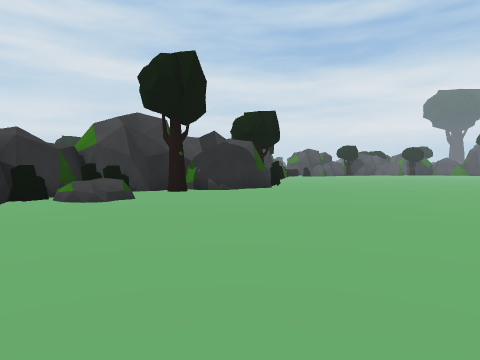
View 1 (above)

17 first-person views from a walk through a scene from a Unity 3-D project. The camera is 1.2 m above the floor, tilts 2° down and sees 75° across. The floor is counted in squares, 2 m on a side. Each view is taken from the middle of a square. On the plan, view 1 faces up. The plan holds only what a view shows up to about 9 squares ahead; the rest is blank. The place goes on beyond the plan. The player character is not drawn.

View 2
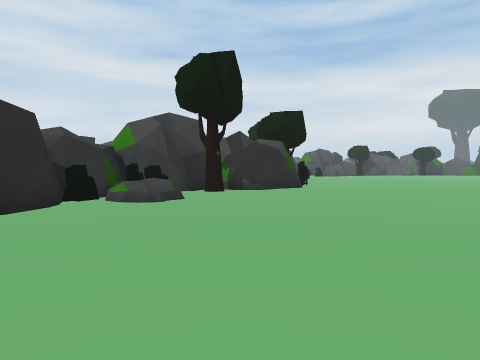

View 3
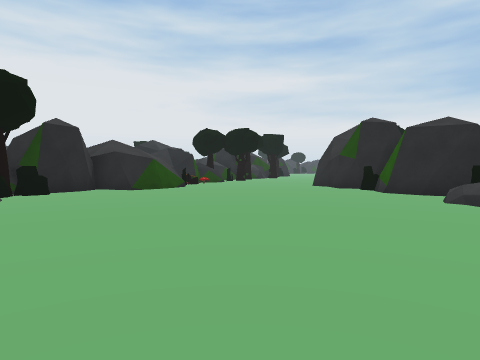

View 4
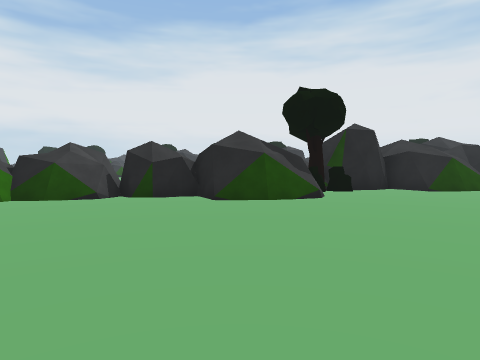

View 5
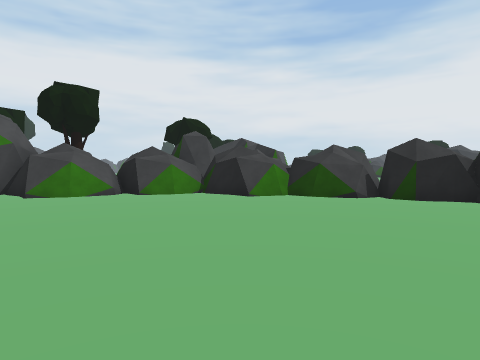

View 6
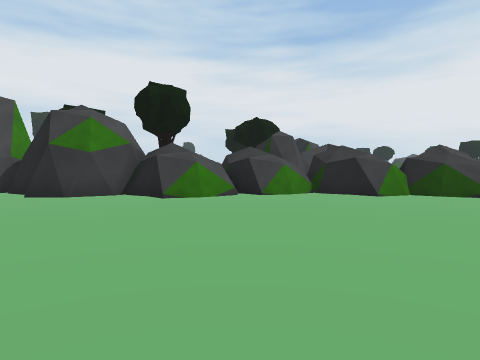

View 7
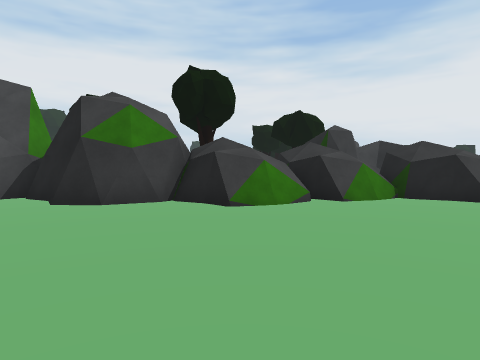

View 8
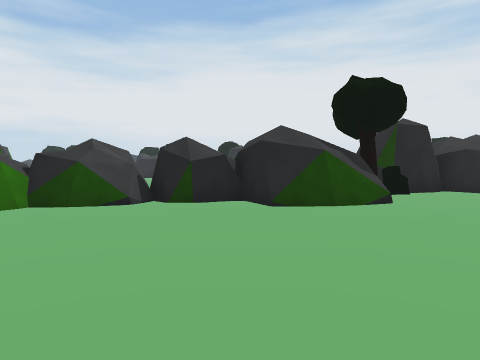

View 9
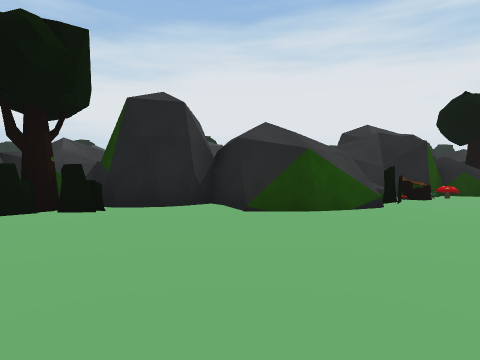

View 10
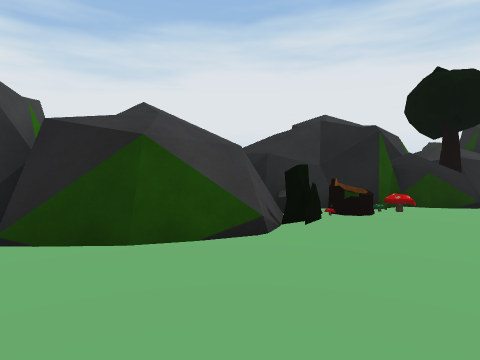

View 11
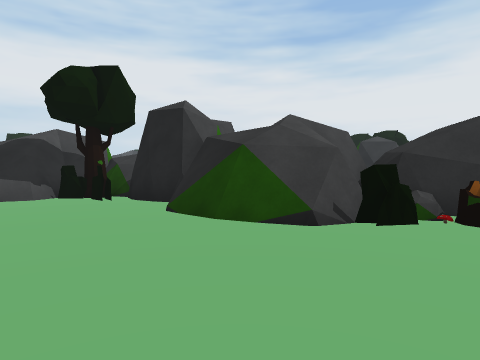

View 12
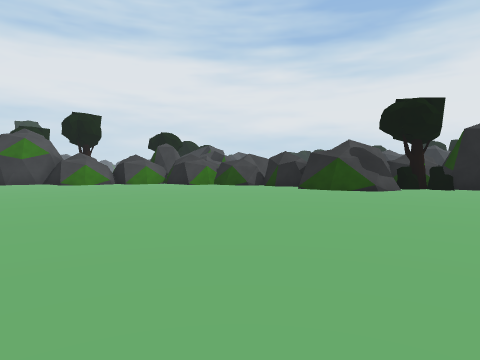

View 13
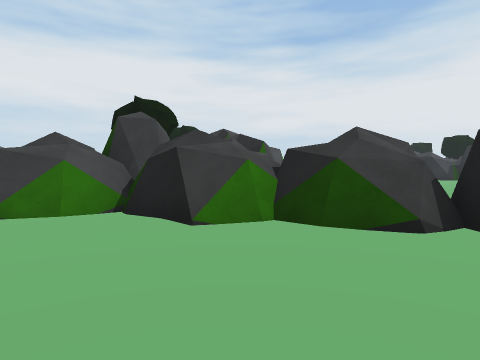

View 14
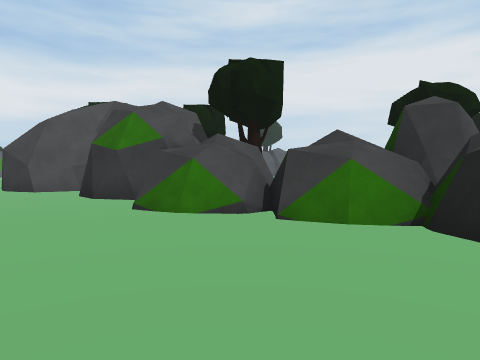

View 15
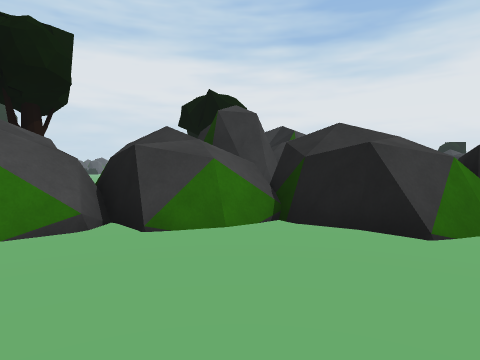

View 16
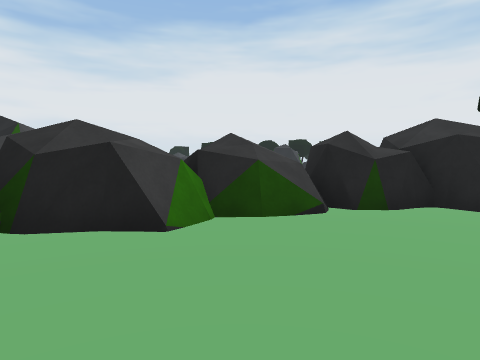

View 17
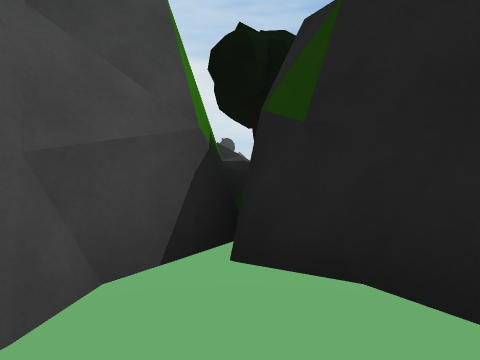

### Floor plan
Key: @ floor where view 1 was taken; # wall or solid block; . floor; / step, stairs or slope; T tree; R rock; M mushroom; S stump; O other object.
Columns run from 4 left of view 1 to 18 right of it. Each row starts with its distance up from view 1.
  9  #T#................##
  8 ##...................#
  7 RR.................####
  6 O//...............R  #R
  5 #................RR R T
  4 .................RRTT
  3 ................RRR
  2 ..............RRRRR
  1 .............#RRR#R
  0 ....@...###R###OO#
 -1 ......OO###R## OO
 -2 .O###R#T#
 -3 MS######
 -4 #R##  R#
 -5 ####

Positions as (right, up) in squares from view 1, and headings:
1: (0, 0), facing up
2: (-1, 0), facing up
3: (4, 7), facing down-left
4: (5, 7), facing down
5: (5, 7), facing down-right
6: (7, 9), facing down-right
7: (9, 9), facing down-right
8: (6, 6), facing down
9: (0, 3), facing down
10: (-2, 1), facing down
11: (-4, 1), facing down-right
12: (0, 9), facing down-right
13: (7, 4), facing down-right
14: (8, 4), facing right
15: (9, 5), facing down-right
16: (9, 5), facing down
17: (15, 9), facing down-right
